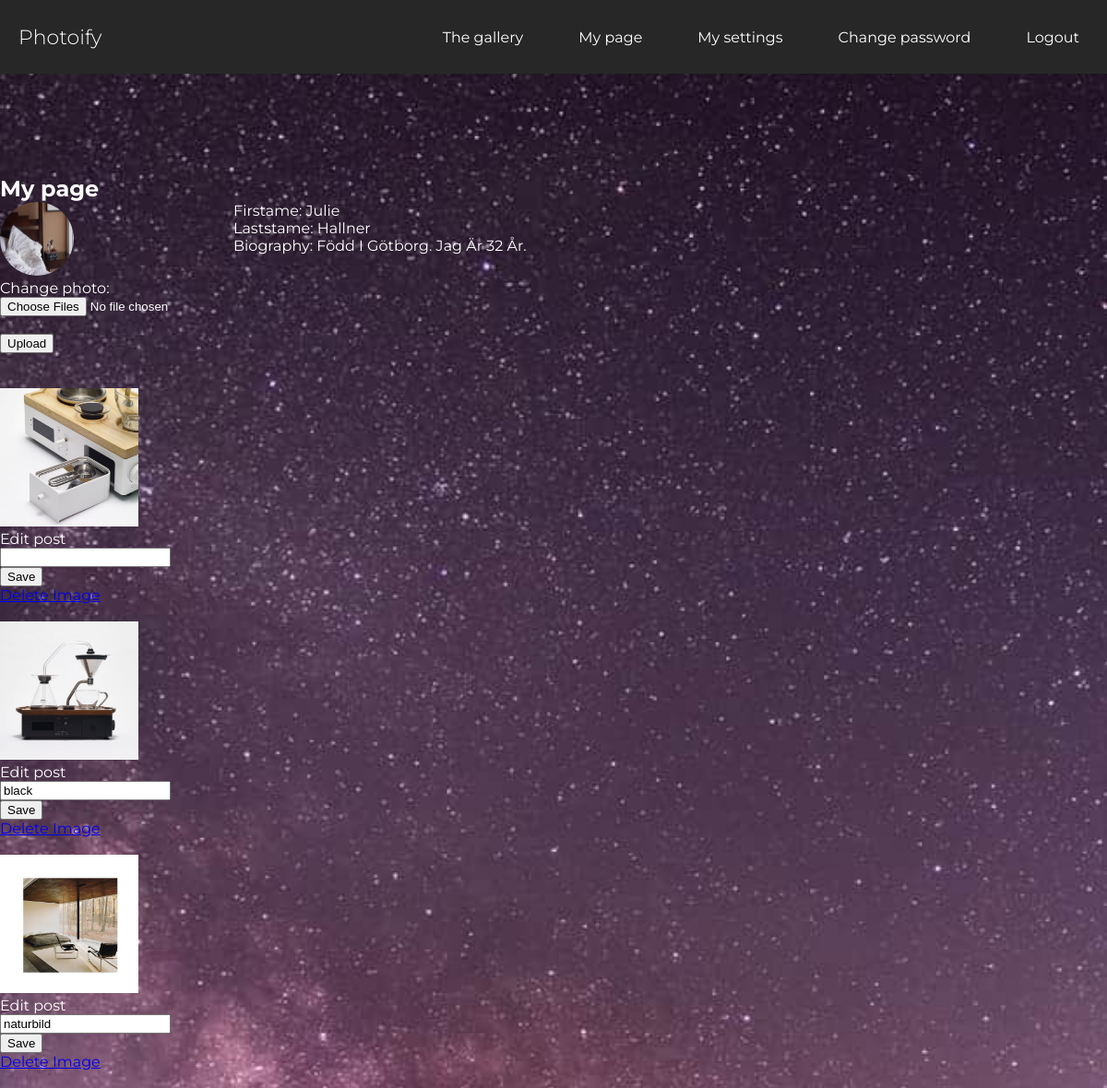
Before: /mypage.php (signed in) with the older database file.
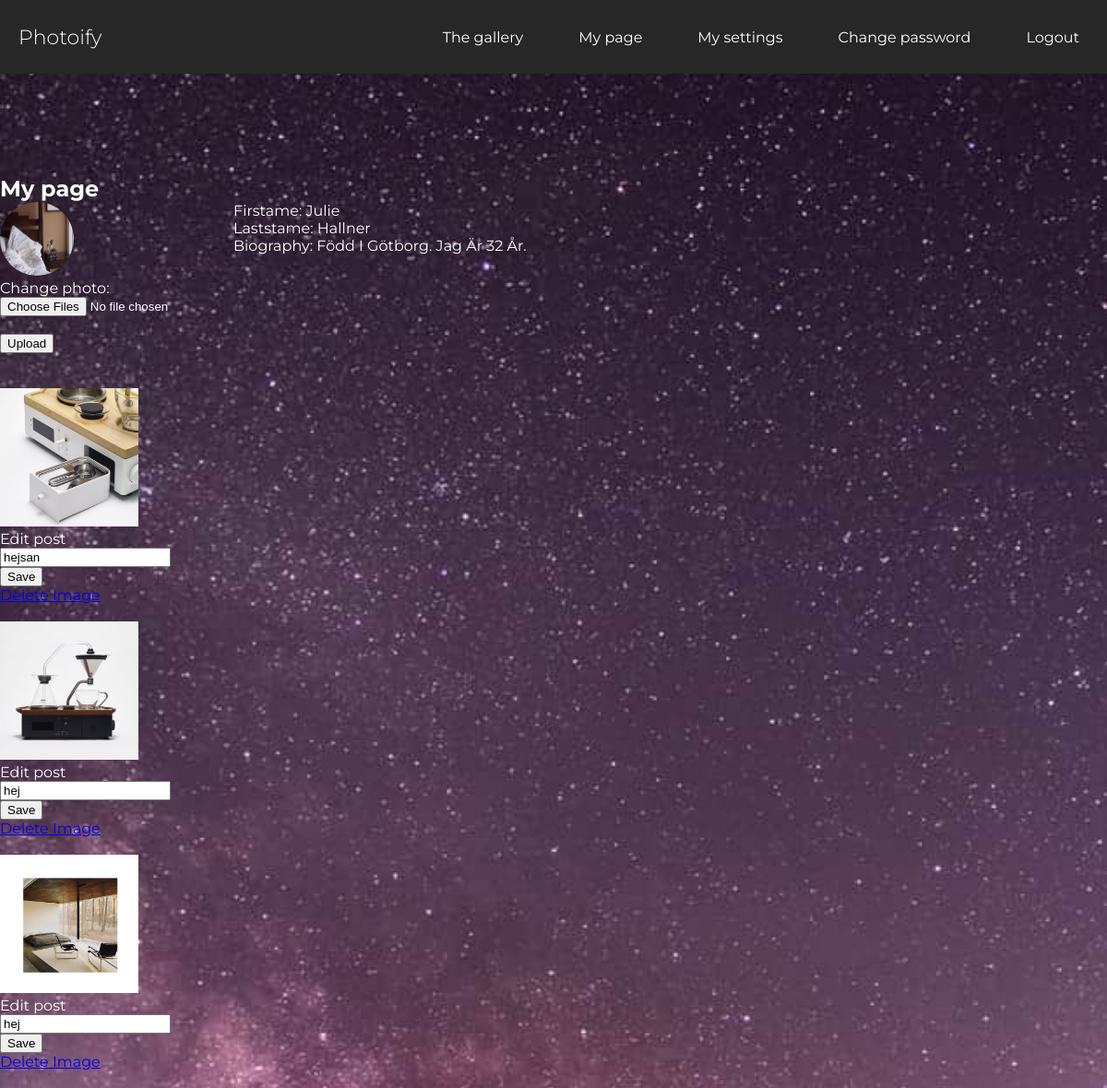
After: the same page with the newer database file.
### tables this page shows
CREATE TABLE "posts" (
	`post_id`	INTEGER NOT NULL PRIMARY KEY AUTOINCREMENT,
	`post`	TEXT NOT NULL,
	`date`	TEXT,
	`user_id`	INTEGER,
	`content`	TEXT
);

### mypage.php (the view, shortened to what this page needs)
<?php require __DIR__.'/views/header.php'; ?>
<article class="my-page">
<h1>My page</h1>
  <?php $userId = $_SESSION['user']['user_id']; ?>
<div class="top-mypage">
<div class="avatar">
<img class="profile-pic" src="image/profile/<?php echo $_SESSION['user']['profile_pic'];?>" alt="avatar">
   <form action="app/users/upload.php" method="post" enctype="multipart/form-data">
            <div>
                <p><label for="images">Change photo:</label></p>
                <input type="file"  value="upload file" name="profile_pic" id="images" accept=".png, .jpeg, .jpg" multiple required>
            </div><br>
            <button type="submit">Upload</button>
        </form>
    </div>
    <div class="bio">
        <p>Firstame: <?php echo $_SESSION['user']['first_name']; ?></p>
        <p>Laststame: <?php echo $_SESSION['user']['last_name']; ?></p>
        <p>Biography: <?php echo $_SESSION['user']['bio']; ?></</p>
    </div>
</div>
<br>
<br>
<div class="gallery-mypage">
    <?php
            $statement = $pdo->prepare("SELECT * FROM posts WHERE user_id =  '$userId';");
            $statement->execute();
            $posts = $statement->fetchAll(PDO::FETCH_ASSOC);
     ?>
        <?php foreach ($posts as $post): ?>
            <img style="width: 150px; height: 150px;" class="gallery-pics" src="image/post/<?php echo $post['post'];?>" alt="photoify">
            <br>
            <form class="edit-post" action="app/posts/update.php" method="post">
              <p>
                <label>Edit post</label><br>
                <input type="text" value="<?php echo $post['content'];?>" name="content" id=content>
              </p>
              <p>
                <button type="submit" class="save">Save</button>
             </p>
            </form>
            <a href="#">Delete Image</a>
            <br>
            <br>
            <?php endforeach; ?>
</div>
</article>
<?php require __DIR__.'/views/footer.php'; ?>

### views/header.php (shortened to what this page needs)
<!DOCTYPE html>
<html lang="en">
<head>
    <link rel="stylesheet" href="assets/styles/main.css">
</head>
<body>
    <?php require __DIR__.'/navigation.php'; ?>
    <div class="container">

### views/navigation.php (shortened to what this page needs)
<nav class="navbar">
      <a href="#" class="logo">Photoify</a>
        <ul class="main-nav" id="js-menu">
            <li>
                <?php if (isset($_SESSION['user'])): ?>
                    <a class="nav-link" href="/">The gallery</a>
                <?php else: ?>
                    <a class="nav-link" href="/index.php">Home</a>
                <?php endif; ?>
            </li>
            <li>
                <?php if (isset($_SESSION['user'])): ?>
                    <a class="nav-link" href="/mypage.php">My page</a>
                <?php else: ?>
                    <a class="nav-link" href="/about.php">About</a>
                <?php endif; ?>
            </li>
            <li>
                <?php if (isset($_SESSION['user'])): ?>
                    <a class="nav-link" href="/settings.php">My settings</a>
                <?php endif; ?>
            </li>
            <li>
                <?php if (isset($_SESSION['user'])): ?>
                    <a class="nav-link" href="/password.php">Change password</a>
                <?php endif; ?>
            </li>
            <li>
                <?php if (isset($_SESSION['user'])): ?>
                    <a class="nav-link" href="app/users/logout.php">Logout</a>
                <?php else: ?>
                    <a class="nav-link" href="/">Login</a>
                <?php endif; ?>
            </li>
        </ul>
</nav>

### views/footer.php (shortened to what this page needs)
</div>
</body>
</html>

### assets/styles/main.css (style rules this page uses)
* { box-sizing: border-box; margin: 0px; }
body { width: 100%; height: 100vh; background-color: white; display:flex; flex-direction: column; background-image: url("/image/bg_photoify2.jpg"); background-repeat: no-repeat; background-size: cover; font-family: 'Montserrat', sans-serif; }
.navbar { font-size: 16px; position: fixed; width: inherit; background-color: #272727; padding-bottom: 10px; }
.main-nav { list-style-type: none; display: none; }
.nav-link, .logo { text-decoration: none; color: white; }
.main-nav li { text-align: center; margin: 15px auto; }
.logo { display: inline-block; font-weight: 300; font-size: 22px; margin-top: 10px; margin-left: 20px; }
.container { margin: auto; width: 100%; height: 400px; }
.my-page { color: white; }
.top-mypage { display: flex; flex-direction: row; }
.profile-pic { height: 5em; width: 5em; border-radius: 50%; }
.bio { text-transform: capitalize; }
@media screen and (min-width: 700px) { * { box-sizing: border-box; margin: 0px; } }
@media screen and (min-width: 700px) { .navbar { display: flex; justify-content: space-between; padding-bottom: 0; height: 80px; align-items: center; } }
@media screen and (min-width: 700px) { .main-nav { display: flex; width: 100%; margin-right: 30px; flex-direction: row; justify-content: flex-end; } }
@media screen and (min-width: 700px) { .main-nav li { margin: 0; } }
@media screen and (min-width: 700px) { .nav-link { margin-left: 60px; } }
@media screen and (min-width: 700px) { .logo { margin-top: 0; } }
@media screen and (min-width: 700px) { .container { margin: auto; width: 100%; height: 420px; } }

Changed rows visible on the page:
changed posts: content (not shown) → "hejsan"
changed posts (number 2 of 3 on the later page): content "black" → "hej"
changed posts (number 3 of 3 on the later page): content "naturbild" → "hej"
